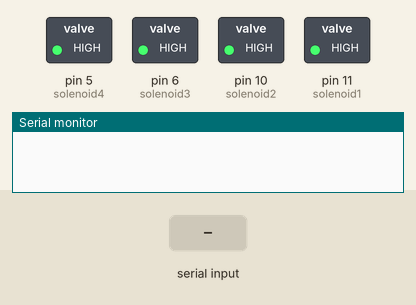
A sketch run on a simulated Arduino Uno, built with avr-gcc and run on an emulated ATmega328P. Shown: switched loads named in the sketch (green lamp = pin HIGH), the last lines printed to the serial monitor. The inputs (shaded band) are chosen by the test bench.

Above: at 1.2 s.
1.3 s: "30,150\n" received over Serial
At 2.0 s:
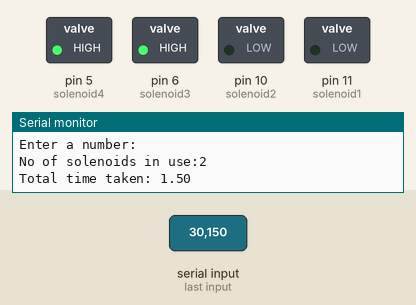
At 2.9 s:
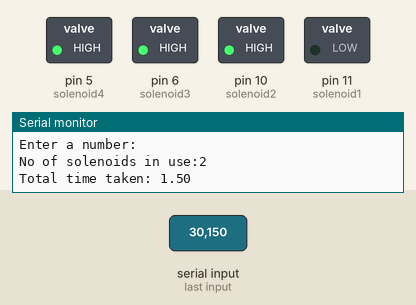
Timing chart, 0 to 5.1 s (numbered marks = the images above; inputs shaded):
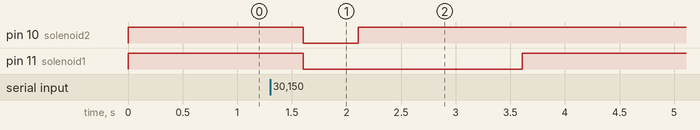

The sketch:

vscode.ino
```cpp
int solenoid1 = 11;
int solenoid2 = 10;
int solenoid3 = 6;
int solenoid4 = 5;
float randomValue;

void setup() {
  pinMode(solenoid1,OUTPUT);
  digitalWrite(solenoid1 , HIGH);
  pinMode(solenoid2,OUTPUT);
  digitalWrite(solenoid2 , HIGH);
  pinMode(solenoid3,OUTPUT);
  digitalWrite(solenoid3 , HIGH);
  pinMode(solenoid4,OUTPUT);
  digitalWrite(solenoid4 , HIGH);
  Serial.begin(9600);
}
void loop() {
 String myString = "Total time taken: ";

 if (Serial.available() > 0)
 {
  {
  float randomValue = Serial.parseFloat() / 100.0;
  {

  String s = String(randomValue);
  Serial.println("Enter a number:");


  /*for (int i=0; i<=10; i++){
    Serial.println(randomValue);
  }
  for (int j=0; j<=10; j++){
    Serial.println(0);
  } */

  if (randomValue >= 4.00)  {

    digitalWrite(solenoid1 , LOW);

    digitalWrite(solenoid2 , LOW);

    digitalWrite(solenoid3 , LOW);

    digitalWrite(solenoid4 , LOW);
    Serial.println("No solenoid open");
    Serial.println (myString + randomValue);

  } else if (randomValue >= 3.0) {

    digitalWrite(solenoid1 , LOW);

    digitalWrite(solenoid2 , LOW);

    digitalWrite(solenoid3 , LOW);

    float remainingPercentage = (randomValue - int(randomValue)) * (100.0);

    int solenoid4Time = remainingPercentage * (10);

    digitalWrite(solenoid4 , LOW);
    Serial.println("No of solenoids in use:4");
    Serial.println (myString + randomValue);
    delay(solenoid4Time);
    digitalWrite(solenoid4 , HIGH);
    delay(solenoid4Time);


  } else if (randomValue >= 2.0) {

    digitalWrite(solenoid1 , LOW);

    digitalWrite(solenoid2 , LOW);

    digitalWrite(solenoid4 , HIGH);

    float remainingPercentage = (randomValue - int(randomValue)) * (100.0);

    int solenoid3Time = remainingPercentage * (10);

    digitalWrite(solenoid3 , LOW);
    Serial.println("No of solenoids in use:3");
    Serial.println (myString + randomValue);
    delay(solenoid3Time);
    digitalWrite(solenoid3 , HIGH);
    delay(solenoid3Time);

  } else if (randomValue >= 4.00)  {

    digitalWrite(solenoid1 , LOW);

    digitalWrite(solenoid2 , LOW);

    digitalWrite(solenoid3 , LOW);

    digitalWrite(solenoid4 , LOW);
    Serial.println("No solenoid open");
    Serial.println (myString + randomValue);

  } else if (randomValue >= 1.00) {

    digitalWrite(solenoid1 , LOW);

    digitalWrite(solenoid3 , HIGH);

    digitalWrite(solenoid4 , HIGH);


    float remainingPercentage = (randomValue - int(randomValue)) * (100.0);

    int solenoid2Time = remainingPercentage * (10);

    digitalWrite(solenoid2 , LOW);
    Serial.println("No of solenoids in use:2");
    Serial.println (myString + randomValue);
    delay(solenoid2Time);
    digitalWrite(solenoid2 , HIGH);
    delay(solenoid2Time);


  } else if (randomValue >= 0.00) {
    float remainingPercentage = (randomValue - int(randomValue)) * (100.0);

    int solenoid1Time = remainingPercentage * (10);
    digitalWrite(solenoid2 , HIGH);

    digitalWrite(solenoid3 , HIGH);

    digitalWrite(solenoid4 , HIGH);

    digitalWrite(solenoid1 , HIGH);
    Serial.println("No of solenoids in use:1");
    Serial.println (myString + randomValue);
    delay(solenoid1Time);

  } else if (randomValue >= 4.00)  {

    digitalWrite(solenoid1 , LOW);

    digitalWrite(solenoid2 , LOW);

    digitalWrite(solenoid3 , LOW);

    digitalWrite(solenoid4 , LOW);
    Serial.println("No solenoid open");
    Serial.println (myString + randomValue);


  }


  }
 }


}}
```

Measured:
- after the input at 1.3 s, pin 10 (solenoid2): HIGH → LOW after 0.31 s, → HIGH 0.50 s later; pin 11 (solenoid1): HIGH → LOW after 0.31 s, → HIGH 2.0 s later
